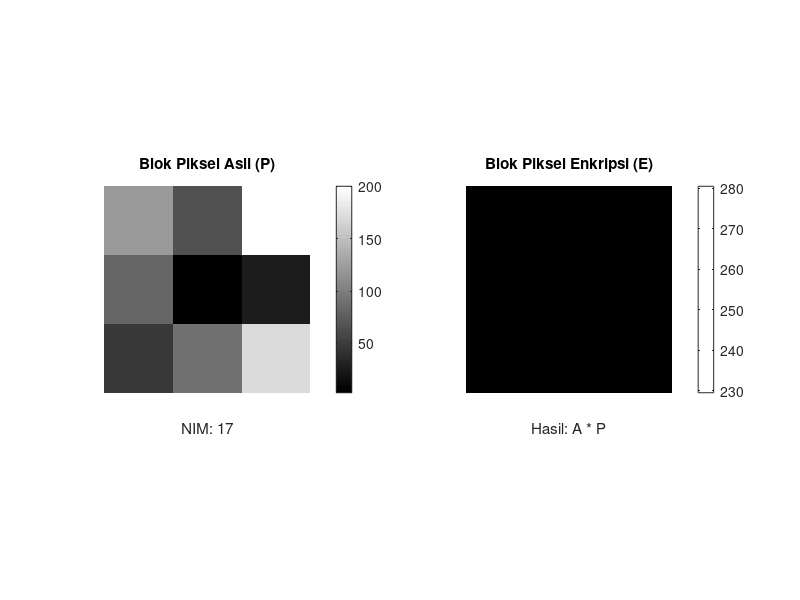

Write MATLAB code to recreate this figure.
% ===================================================== 
%  UTS Matematika Sains Data — Semester Genap 2025/2026 
%  Soal 2d — Verifikasi Invers Manual vs MATLAB
%  --------------------------------------------------- 
%  Nama  : Muhammad Arkan Ryanto
%  NIM   : 17
%  Parameter: N=17, a=1, b=7, K=9, theta0=65, alpha=0.008 
%  Tanggal: 25 April 2026 
% ===================================================== 

clc; clear; close all;

N = 17; a = 1; b = 7; 
K=9; 
theta0=65; 
alpha=0.008;

A = [a+1, b, 2; 
     1, a+2, b; 
     b, 1, a+3];

A_inv = inv(A);

[n, m] = size(A);
C = zeros(n, m); 

for i = 1:n
    for j = 1:m
        subA = A;
        subA(i, :) = []; 
        subA(:, j) = []; 
        C(i,j) = ((-1)^(i+j)) * det(subA);
    end
end

A_inv_manual = C' / det(A);

error_fro = norm(A_inv_manual - A_inv, 'fro');

fprintf('Determinan A: %.2f\n', det(A));
fprintf('Norma Error Frobenius: %.2e\n', error_fro);

% Soal 2f — Visualisasi Rekonstruksi Citra Grayscale
P = [120, (50 + N), 200; 
     80, (a + 2), (10 + N); 
     (30 + N), 90, 170];

E = A * P;

P_de = A_inv * E;

disp('Matriks Piksel Asli (P):'); disp(P);
disp('Matriks Terenkripsi (E):'); disp(E);
disp('Matriks Hasil Dekripsi (P''):'); disp(round(P_de));

figure('Name', 'Visualisasi Enkripsi Citra ', 'Color', 'k');

subplot(1,2,1);
imshow(uint8(P), []); 
title('Blok Piksel Asli (P)');
xlabel(['NIM: ', num2str(N)]);
colorbar;

subplot(1,2,2);
imshow(uint8(E), []); 
title('Blok Piksel Enkripsi (E)');
xlabel('Hasil: A * P');
colorbar;
folderName = 'gambar';
saveas(gcf, fullfile(folderName, 'Visualisasi_Enkripsi_17.png'));
